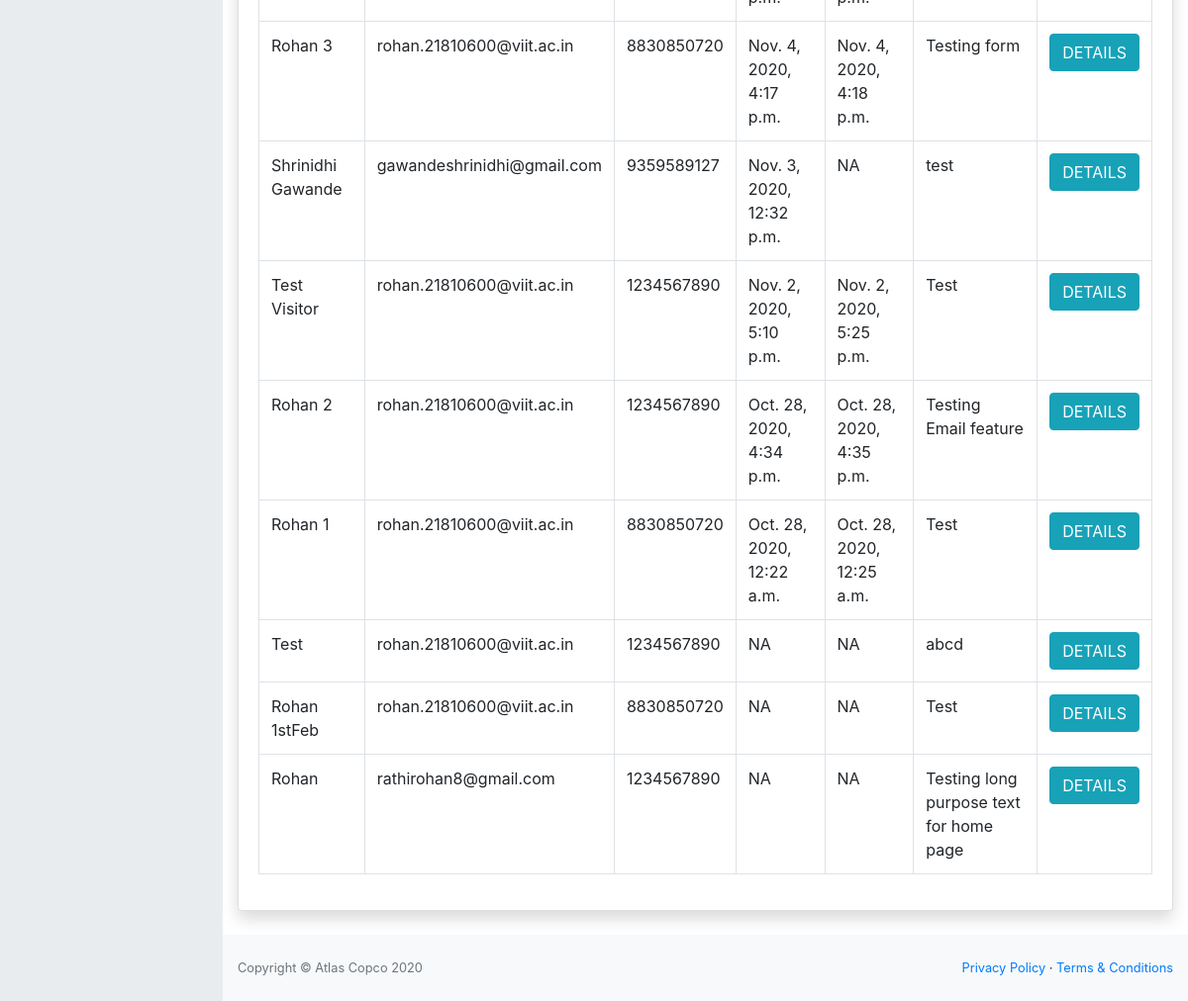
The page /allbookedvisitors/ (signed in, lower part) on the database as committed earlier.
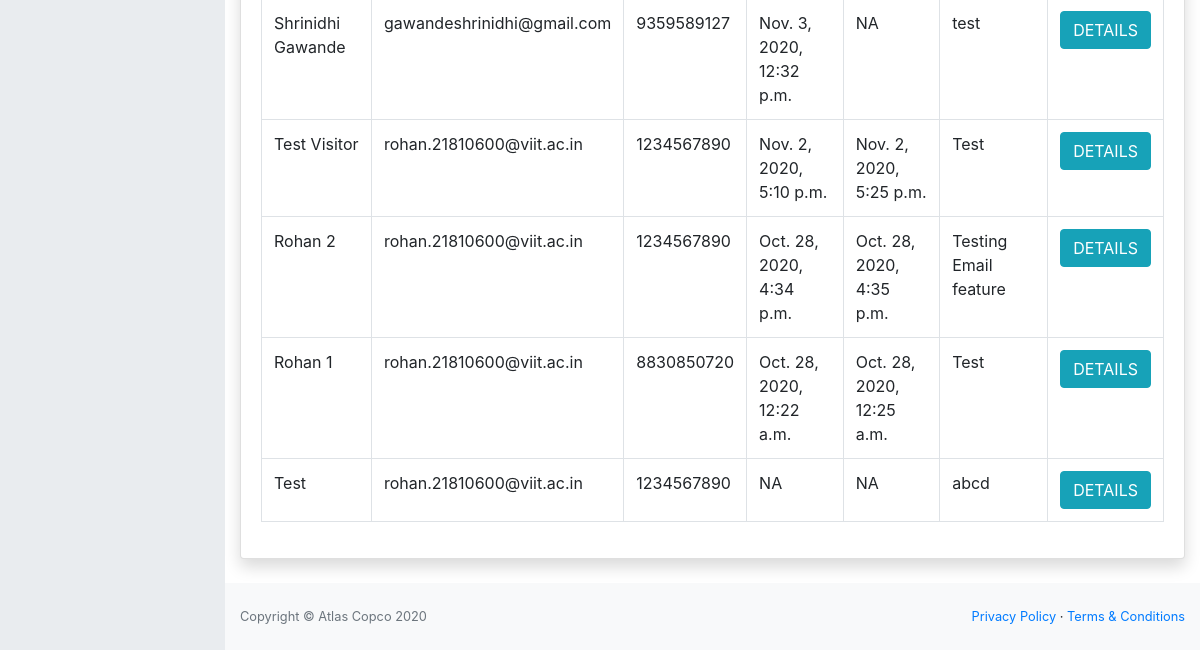
The same page on the database as committed later.
### entry/models.py (models this page shows, shortened)
class Visitor(models.Model):
	name = models.CharField(verbose_name='Name', max_length=200, validators=[
		MinLengthValidator(2, 'Minimum 2 Characters are required')])  # name of the visitor
	purpose = models.CharField(verbose_name='Purpose', max_length=200, validators=[
		MinLengthValidator(4, 'Minimum 4 characters are required')])  # purpose of visit
	mobile = models.IntegerField(verbose_name='Mobile number')  # mobile no. of the visitor
	email = models.EmailField(verbose_name='Email', validators=[EmailValidator()])  # email address of the visitor
	no_of_people = models.IntegerField(verbose_name='No of people')  # no. of visitors
	actual_visitors = models.IntegerField(verbose_name='Actual No. of Visitors', null=True, blank=True) # actual no of visitors visiting
	expected_in_time = models.DateTimeField(verbose_name='Expected Visit In Time', null=True, blank=True)
	in_time = models.DateTimeField(verbose_name='Visit In time', null=True, blank=True)  # in time of the visitor, added automatically
	out_time = models.DateTimeField(verbose_name='Visit Out Time', null=True, blank=True)  # out time of the visitor added automatically
	token = models.CharField(verbose_name='Token', max_length=200, null=True, blank=True)  # token(autogenerated)
	user = models.ForeignKey(User, verbose_name='Employee to visit', on_delete=models.PROTECT)  # link to the User table, to store which user allowed the entry
	session_expired = models.BooleanField(default=False)

### home/views.py (the view)
# urls.py: path('allbookedvisitors/', views.AllVisitorsListView.as_view(), name='all-booked-visitors'),
class AllVisitorsListView(LoginRequiredMixin, ListView):
	def get(self, request):
		display_visitors = Visitor.objects.filter(session_expired=False)
		visitor_list = display_visitors.order_by('-in_time')
		context = {'visitor_list': visitor_list}
		return render(request, 'home/all_visitors_booked.html', context)

### home/templates/home/all_visitors_booked.html (shortened to what this page needs)
{% extends 'home/base.html' %}
{% load tz %}
{% block content %}
	<main style="margin-top: 30px;">
		<div class="container-fluid">
			<div class="card shadow mb-4">
				<div class="card-body">
					<div class="table-responsive">
						<table class="table table-bordered" id="dataTable" width="100%" cellspacing="0">
							<tbody>
								{% for visitor in visitor_list %}
								<tr>
									<td>{{ visitor.name }}</td>
									<td>{{ visitor.email }}</td>
									<td>{{ visitor.mobile }}</td>
									<td>{% if visitor.in_time %}{{ visitor.in_time }}{% else %} NA {% endif %}</td>
									<td>{% if visitor.out_time %}{{ visitor.out_time }}{% else %} NA {% endif %}</td>
									<td>{{ visitor.purpose}}</td>
									<td>
											<button type="submit" name="delete_btn" class="btn btn-info" onclick="window.location.href='{% url 'visitor-detail' visitor.id %}'"> DETAILS </button>
									</td>
								</tr>
								{% endfor %}
							</tbody>
						</table>
					</div>
				</div>
			</div>
		</div>
	</main>
	<div class="footer">
		<footer class="py-4 bg-light mt-auto">
			<div class="container-fluid">
				<div class="d-flex align-items-center justify-content-between small">
					<div class="text-muted">Copyright &copy; Atlas Copco 2020</div>
					<div>
						<a href="#">Privacy Policy</a> &middot;
						<a href="#">Terms &amp; Conditions</a>
					</div>
				</div>
			</div>
		</footer>
	</div>
{% endblock content %}

Rows that differ between the two databases and show on the page:
no longer on this page (row unchanged): Visitor: name "Rohan 3", email "rohan.21810600@viit.ac.in", mobile "8830850720", in_time "Nov. 4, 2020, 4:17 p.m.", out_time "Nov. 4, 2020, 4:18 p.m.", purpose "Testing form"
no longer on this page (row edited): Visitor: name "Rohan 1stFeb", email "rohan.21810600@viit.ac.in", mobile "8830850720", shows "NA", purpose "Test"
no longer on this page (row edited): Visitor: name "Rohan", email "rathirohan8@gmail.com", mobile "1234567890", shows "NA", purpose "Testing long purpose text for home page"
